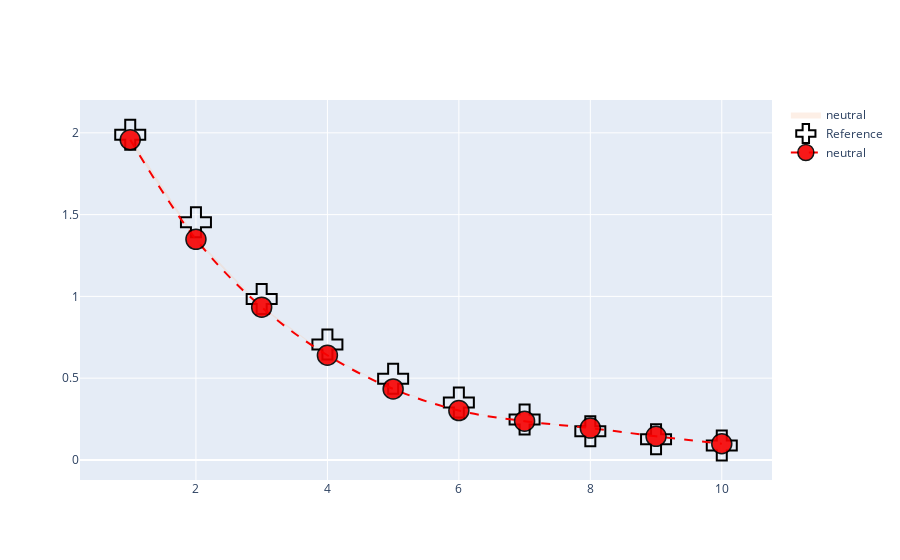

Source (notebook cell):
### Code cell
derivativesDir = '/Users/agah/Desktop/KuzuData/PHD_DATA/ds-venus/derivatives/qMRLab/sub-phantom/'

spheres = [1, 2, 3, 4, 5, 6, 7, 8, 9, 10]
refMean = [1.989,1.454,0.9841,0.706,0.4967,0.3515,0.24713,0.1753,0.1259,0.089]


sessions = ['rth750retest','rth750test','rthPRIretest','rthPRItest','rthSKYretest','rthSKYtest',
        'vendor750retest','vendor750test','vendorPRIretest','vendorPRItest','vendorSKYretest','vendorSKYtest']
df = pd.DataFrame()

fig = go.Figure()

avg_array  = []
std_array  =  []
for ii in range(len(spheres)):
    # Each one of these contains B1, MTsat, T1 and T1cor
    cur_region_rth750 = derivativesDir + 'ses-' + sessions[0] + '/stat/sub-phantom_ses-' + sessions[0] + '_desc-sphere' + str(spheres[ii]) + '_metrics.mat'
    cur_region_rthPRI = derivativesDir + 'ses-' + sessions[2] + '/stat/sub-phantom_ses-' + sessions[2] + '_desc-sphere' + str(spheres[ii]) + '_metrics.mat'
    cur_region_rthSKY = derivativesDir + 'ses-' + sessions[4] + '/stat/sub-phantom_ses-' + sessions[4] + '_desc-sphere' + str(spheres[ii]) + '_metrics.mat'



    cur_contents_rth750 = sio.loadmat(cur_region_rth750)
    cur_contents_rthPRI = sio.loadmat(cur_region_rthPRI)
    cur_contents_rthSKY = sio.loadmat(cur_region_rthSKY)
    
    avg_array.append(np.mean(np.array([cur_contents_rth750['T1'].flatten().mean(),cur_contents_rthPRI['T1'].flatten().mean(),cur_contents_rthSKY['T1'].flatten().mean(),]),axis=0))
    std_array.append(np.std(np.array([cur_contents_rth750['T1'].flatten().std(),cur_contents_rthPRI['T1'].flatten().std(),cur_contents_rthSKY['T1'].flatten().std(),]),axis=0))
    #cur_contents_avg = np.delete(cur_contents_avg, np.where(cur_contents_avg > 5))
    cur_tag = 'neutral'
df[cur_tag + '_mean'] = avg_array
df[cur_tag + '_std'] = std_array
upper = list(np.squeeze(np.array(avg_array)) + np.squeeze(np.array(std_array)))
lower = list(np.squeeze(np.array(avg_array)) - np.squeeze(np.array(std_array)))
# Add std lines
fig.add_trace(go.Scatter(
x= spheres + spheres[::-1],
y=upper+lower[::-1],
fill='toself',
fillcolor= 'rgba(247,202,171,0.3)',
line_color='rgba(255,0,0,0)',
name= 'neutral'
))
# Add markers
fig.add_trace(go.Scatter(
    x=spheres, y=refMean,
    line_color='black',
    mode = 'markers',
    name = 'Reference',
    marker = dict(size=25,symbol='cross-open',line = dict(width=2))

))
fig.add_trace(go.Scatter(
x=spheres, y=avg_array,
line_color='rgba(247,0,0,1)',
name= 'neutral',
marker = dict(size=20,symbol='circle',line=dict(color='black',width=1.5),opacity=0.9),
line=dict(width=2, dash='dash'),
line_shape='spline'
))

### Figure 1 — Plotly figure (JSON) as saved in the notebook; plotly's stock layout.template omitted (floating-point values rounded to 4 significant figures)
{"data": [{"fill": "toself", "fillcolor": "rgba(247,202,171,0.3)", "line": {"color": "rgba(255,0,0,0)"}, "name": "neutral", "type": "scatter", "x": [1, 2, 3, 4, 5, 6, 7, 8, 9, 10, 10, 9, 8, 7, 6, 5, 4, 3, 2, 1], "y": [1.976, 1.359, 0.9395, 0.6432, 0.4363, 0.303, 0.2388, 0.1958, 0.1451, 0.09982, 0.098, 0.1438, 0.1935, 0.2352, 0.3009, 0.432, 0.6367, 0.928, 1.339, 1.94]}, {"line": {"color": "black"}, "marker": {"line": {"width": 2}, "size": 25, "symbol": "cross-open"}, "mode": "markers", "name": "Reference", "type": "scatter", "x": [1, 2, 3, 4, 5, 6, 7, 8, 9, 10], "y": [1.989, 1.454, 0.9841, 0.706, 0.4967, 0.3515, 0.2471, 0.1753, 0.1259, 0.089]}, {"line": {"color": "rgba(247,0,0,1)", "dash": "dash", "shape": "spline", "width": 2}, "marker": {"line": {"color": "black", "width": 1.5}, "opacity": 0.9, "size": 20, "symbol": "circle"}, "name": "neutral", "type": "scatter", "x": [1, 2, 3, 4, 5, 6, 7, 8, 9, 10], "y": [1.958, 1.349, 0.9338, 0.64, 0.4341, 0.3019, 0.237, 0.1946, 0.1445, 0.09891]}], "layout": {}}
